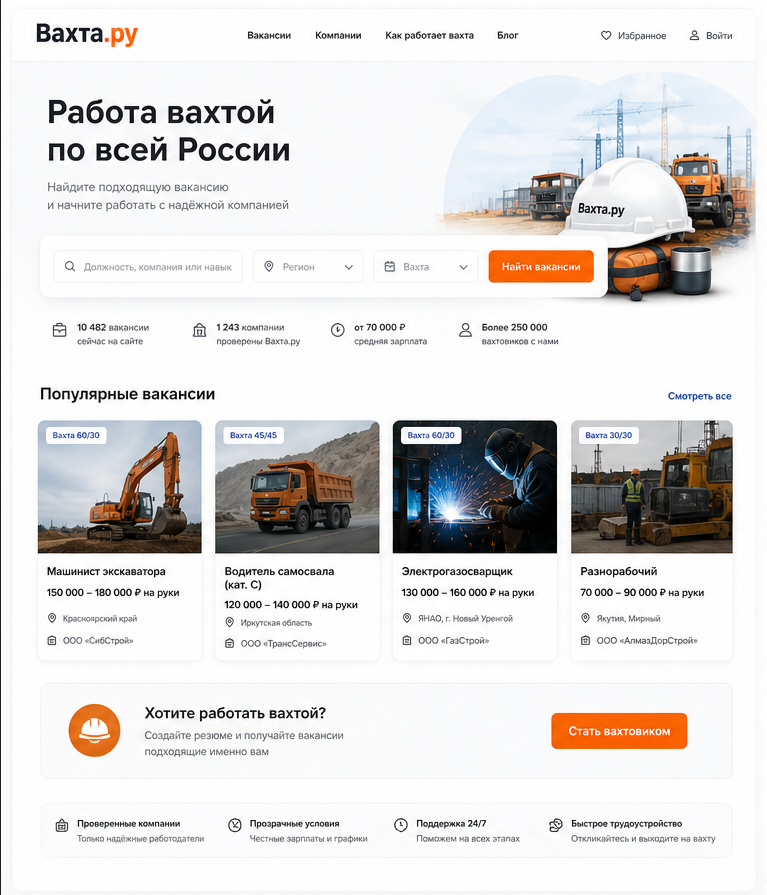
#> input picture Дизайн/reference 1.PNG, 767 x 895 px, found by its file name
$ python crops.py
#> lines starting #> are read from the running program, lines starting #| are printed output that depends on the picture
# -*- coding: utf-8 -*-
"""Crop specific regions and report their dominant colors."""
import sys, io
from collections import Counter
from PIL import Image
sys.stdout = io.TextIOWrapper(sys.stdout.buffer, encoding='utf-8')

def palette(img, n=6):
    small = img.convert('RGB').resize((100, 100))
    q = small.quantize(colors=n, method=Image.MEDIANCUT)
    pal = q.getpalette()
    cnt = Counter(q.getdata())
    total = sum(cnt.values())
    return [f"#{pal[i*3]:02X}{pal[i*3+1]:02X}{pal[i*3+2]:02X} {c*100.0//total}%"
            for i, c in cnt.most_common(n)]

CROPS = [
    ("ref1 dark section", r"D:\Development\VideCoding\Vahta\Дизайн\reference 1.PNG", (80, 370, 700, 500)),
    ("ref1 bottom-right CTA", r"D:\Development\VideCoding\Vahta\Дизайн\reference 1.PNG", (430, 760, 767, 895)),
    ("ref1 bottom-left logo", r"D:\Development\VideCoding\Vahta\Дизайн\reference 1.PNG", (150, 770, 400, 895)),
    ("ref1 hero area", r"D:\Development\VideCoding\Vahta\Дизайн\reference 1.PNG", (40, 140, 730, 350)),
    ("img2 card header", r"D:\Development\VideCoding\Vahta\Дизайн\image2.png", (880, 40, 1536, 130)),
    ("img2 right cards", r"D:\Development\VideCoding\Vahta\Дизайн\image2.png", (880, 180, 1536, 1024)),
    ("img2 sidebar", r"D:\Development\VideCoding\Vahta\Дизайн\image2.png", (0, 140, 300, 1024)),
]
for name, path, box in CROPS:
    img = Image.open(path).convert('RGB').crop(box)
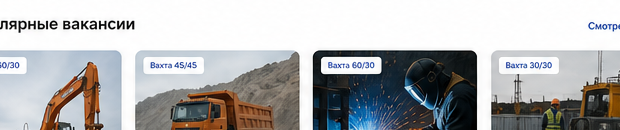
#> img: PIL image 620x130 RGB; mean R, G, B 178.1, 178.7, 179.5
    print(f"--- {name} {box} ---")
    for p in palette(img):
#> in palette, `small = img.convert('RGB').resize((100, 100))`:
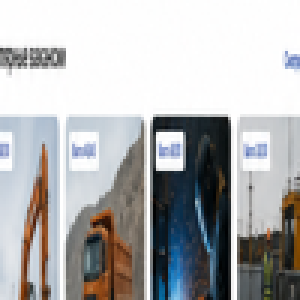
#> small: PIL image 100x100 RGB (shown 3 times larger); mean R, G, B 178.1, 178.6, 179.5
#> in palette, `q = small.quantize(colors=n, method=Image.MEDIANCUT)`:
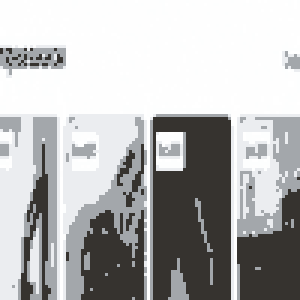
#> q: PIL image 100x100 P (shown 3 times larger); mean R, G, B 182.1, 182.3, 182.4
#> in palette, `pal = q.getpalette()`: pal = [255, 255, 255, 254, 254, 254, 253, 254, 254, 235, 237, 240, 163, 167, 171, 54, 51, 47]
#> in palette, `cnt = Counter(q.getdata())`: cnt = {1: 2967, 0: 455, 2: 591, 3: 1633, 5: 2676, 4: 1678}
#> in palette, `total = sum(cnt.values())`: total = 10000
        print("   ", p)
#> this loop made 6 passes
    print()
